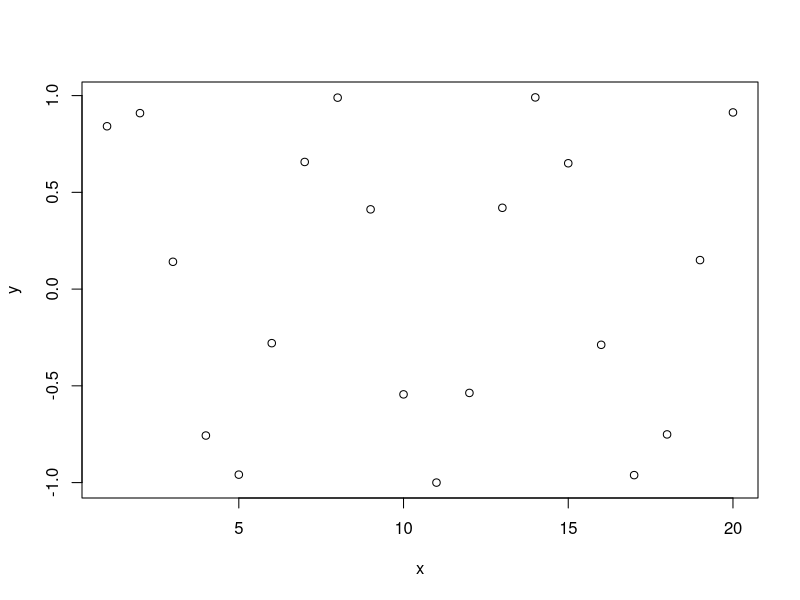
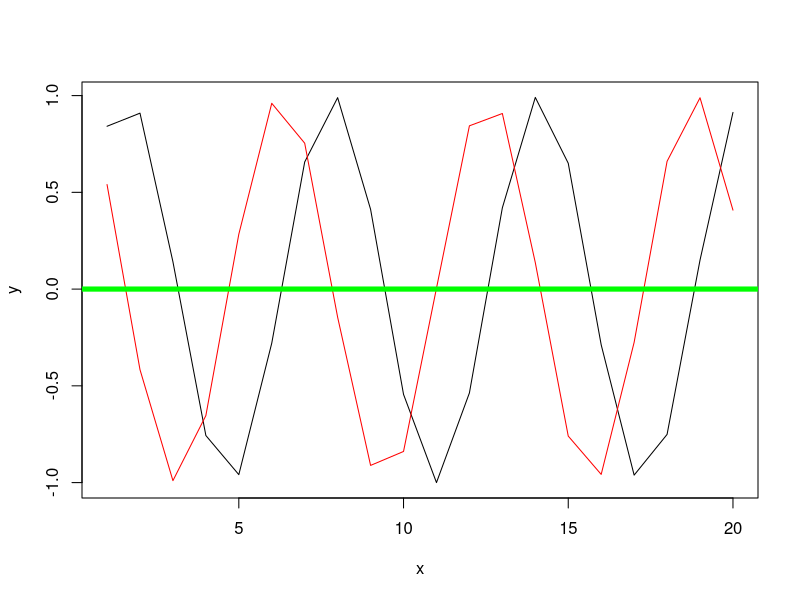
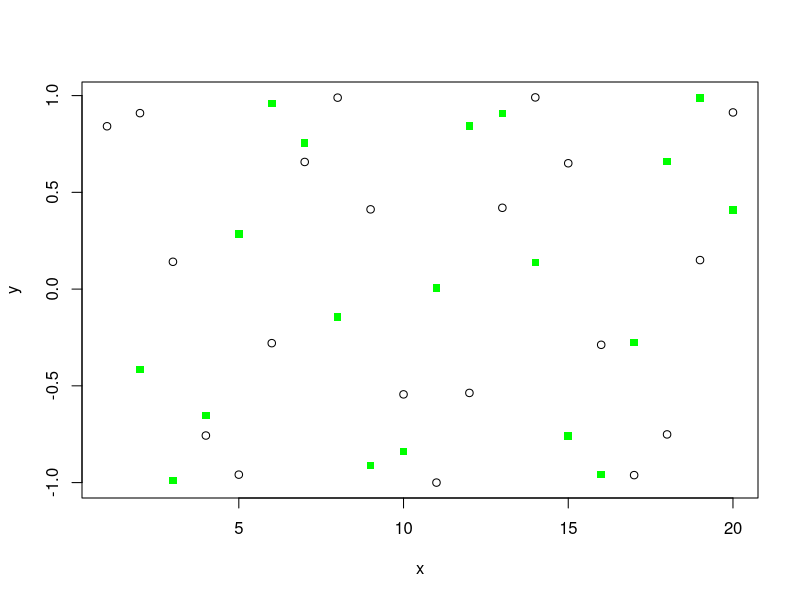
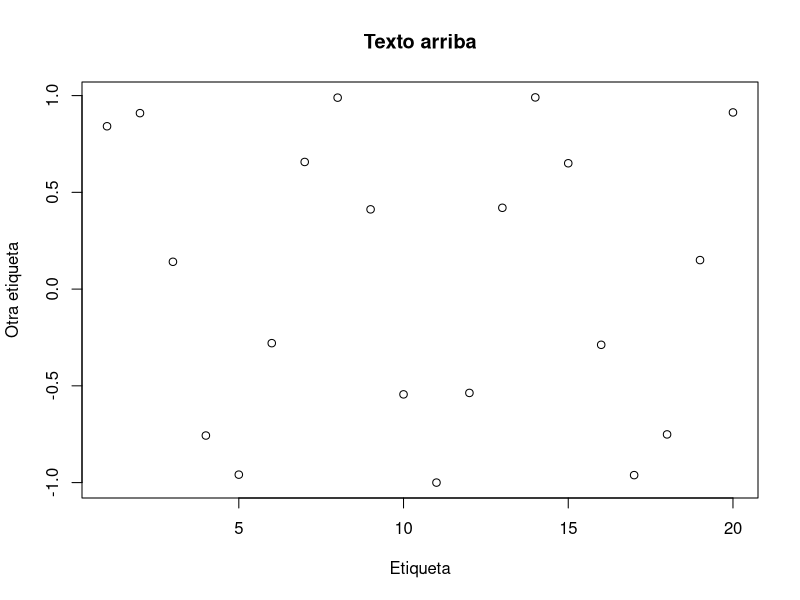

Write R code to recreate these figures, in order.
x <- 1:20
y <- sin(x)
print(plot(x, y))
plot(x, y, type="l")
print(lines(x, cos(x), col="red"))
print(abline(h=0, lwd=5, col="green"))
print(plot(x, y))
print(points(x + 1, cos(x + 1), pch=15, col="green"))
print(plot(x, y, main="Texto arriba", xlab="Etiqueta", ylab="Otra etiqueta"))
